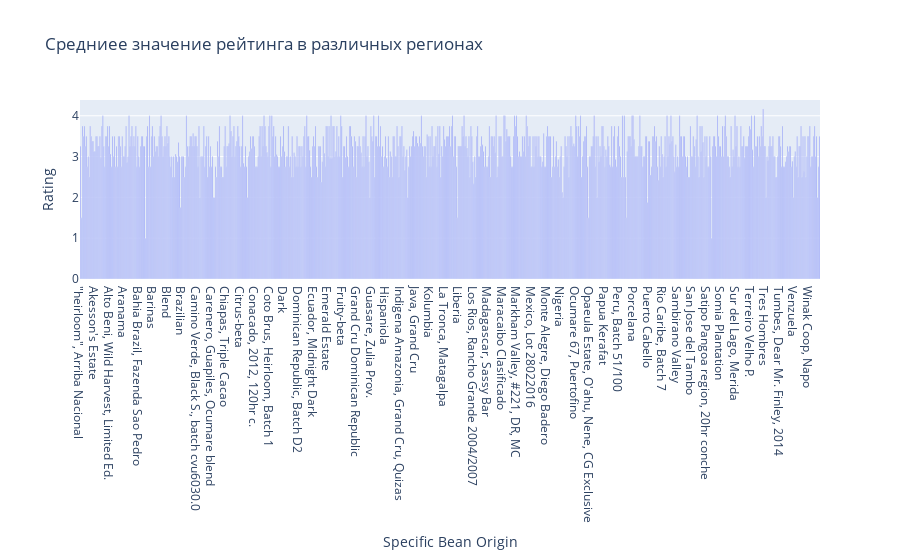
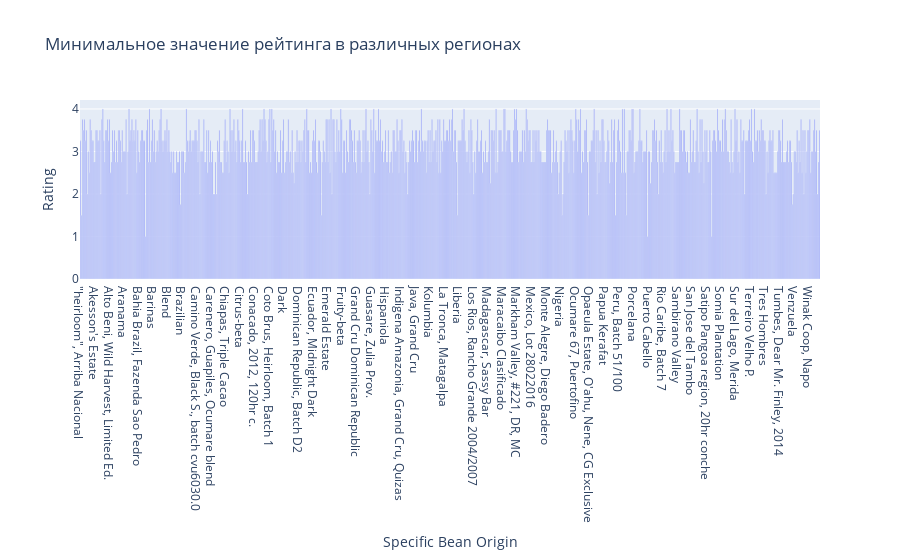
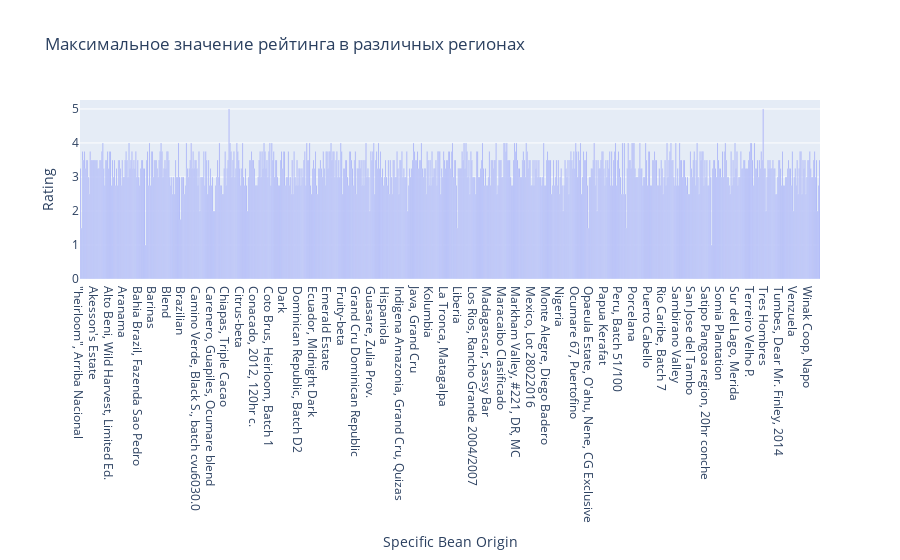
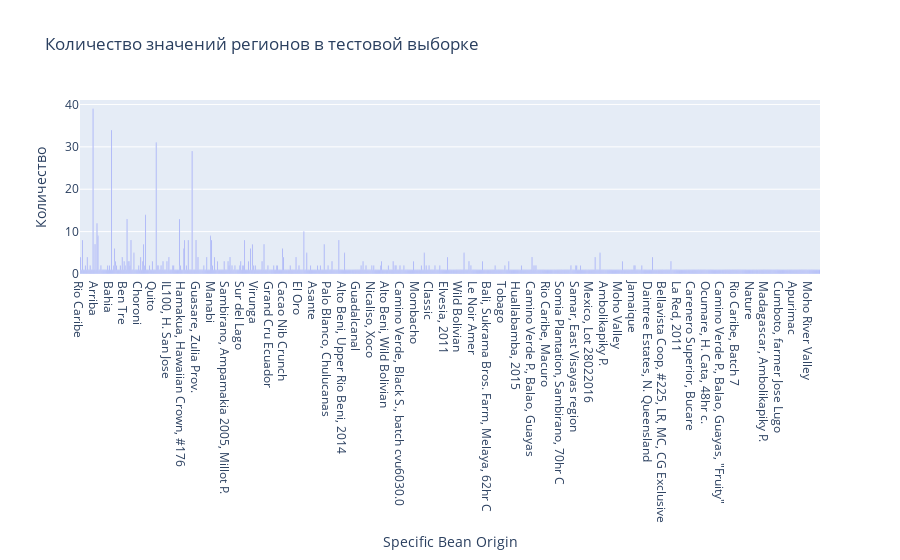

Notebook cell for these charts, in order:
### Code cell
px.bar(df[['Specific Bean Origin', 'Rating']].groupby('Specific Bean Origin', as_index=False).mean(),
             x="Specific Bean Origin",
             y="Rating",
             title="Средниее значение рейтинга в различных регионах").show()
px.bar(df[['Specific Bean Origin', 'Rating']].groupby('Specific Bean Origin', as_index=False).min(),
             x="Specific Bean Origin",
             y="Rating",
             title="Минимальное значение рейтинга в различных регионах").show()
px.bar(df[['Specific Bean Origin', 'Rating']].groupby('Specific Bean Origin', as_index=False).max(),
             x="Specific Bean Origin",
             y="Rating",
             title="Максимальное значение рейтинга в различных регионах").show()
px.bar(x=df['Specific Bean Origin'].unique(),
             y=[df[df['Specific Bean Origin']==key].shape[0] for key in df['Specific Bean Origin'].unique()],
             labels={
                     "y": "Количество",
                     "x": "Specific Bean Origin",
                 },
            title="Количество значений регионов в тестовой выборке").show()

### Figure 1 — Plotly figure (JSON) as saved in the notebook; plotly's stock layout.template omitted (floating-point values rounded to 4 significant figures; data arrays with more than 128 entries replaced by an {"elided": "..."} marker saying what was removed)
{"data": [{"alignmentgroup": "True", "hovertemplate": "Specific Bean Origin=%{x}<br>Rating=%{y}<extra></extra>", "legendgroup": "", "marker": {"color": "#636efa", "pattern": {"shape": ""}}, "name": "", "offsetgroup": "", "orientation": "v", "showlegend": false, "textposition": "auto", "type": "bar", "x": {"elided": "762 str values"}, "xaxis": "x", "y": {"elided": "762 float values"}, "yaxis": "y"}], "layout": {"barmode": "relative", "legend": {"tracegroupgap": 0}, "title": {"text": "Средниее значение рейтинга в различных регионах"}, "xaxis": {"anchor": "y", "domain": [0, 1], "title": {"text": "Specific Bean Origin"}}, "yaxis": {"anchor": "x", "domain": [0, 1], "title": {"text": "Rating"}}}}

### Figure 2 — Plotly figure (JSON) as saved in the notebook; plotly's stock layout.template omitted (floating-point values rounded to 4 significant figures; data arrays with more than 128 entries replaced by an {"elided": "..."} marker saying what was removed)
{"data": [{"alignmentgroup": "True", "hovertemplate": "Specific Bean Origin=%{x}<br>Rating=%{y}<extra></extra>", "legendgroup": "", "marker": {"color": "#636efa", "pattern": {"shape": ""}}, "name": "", "offsetgroup": "", "orientation": "v", "showlegend": false, "textposition": "auto", "type": "bar", "x": {"elided": "762 str values"}, "xaxis": "x", "y": {"elided": "762 float values"}, "yaxis": "y"}], "layout": {"barmode": "relative", "legend": {"tracegroupgap": 0}, "title": {"text": "Минимальное значение рейтинга в различных регионах"}, "xaxis": {"anchor": "y", "domain": [0, 1], "title": {"text": "Specific Bean Origin"}}, "yaxis": {"anchor": "x", "domain": [0, 1], "title": {"text": "Rating"}}}}

### Figure 3 — Plotly figure (JSON) as saved in the notebook; plotly's stock layout.template omitted (floating-point values rounded to 4 significant figures; data arrays with more than 128 entries replaced by an {"elided": "..."} marker saying what was removed)
{"data": [{"alignmentgroup": "True", "hovertemplate": "Specific Bean Origin=%{x}<br>Rating=%{y}<extra></extra>", "legendgroup": "", "marker": {"color": "#636efa", "pattern": {"shape": ""}}, "name": "", "offsetgroup": "", "orientation": "v", "showlegend": false, "textposition": "auto", "type": "bar", "x": {"elided": "762 str values"}, "xaxis": "x", "y": {"elided": "762 float values"}, "yaxis": "y"}], "layout": {"barmode": "relative", "legend": {"tracegroupgap": 0}, "title": {"text": "Максимальное значение рейтинга в различных регионах"}, "xaxis": {"anchor": "y", "domain": [0, 1], "title": {"text": "Specific Bean Origin"}}, "yaxis": {"anchor": "x", "domain": [0, 1], "title": {"text": "Rating"}}}}

### Figure 4 — Plotly figure (JSON) as saved in the notebook; plotly's stock layout.template omitted (floating-point values rounded to 4 significant figures; data arrays with more than 128 entries replaced by an {"elided": "..."} marker saying what was removed)
{"data": [{"alignmentgroup": "True", "hovertemplate": "Specific Bean Origin=%{x}<br>Количество=%{y}<extra></extra>", "legendgroup": "", "marker": {"color": "#636efa", "pattern": {"shape": ""}}, "name": "", "offsetgroup": "", "orientation": "v", "showlegend": false, "textposition": "auto", "type": "bar", "x": {"elided": "762 str values"}, "xaxis": "x", "y": {"elided": "762 int values"}, "yaxis": "y"}], "layout": {"barmode": "relative", "legend": {"tracegroupgap": 0}, "title": {"text": "Количество значений регионов в тестовой выборке"}, "xaxis": {"anchor": "y", "domain": [0, 1], "title": {"text": "Specific Bean Origin"}}, "yaxis": {"anchor": "x", "domain": [0, 1], "title": {"text": "Количество"}}}}
